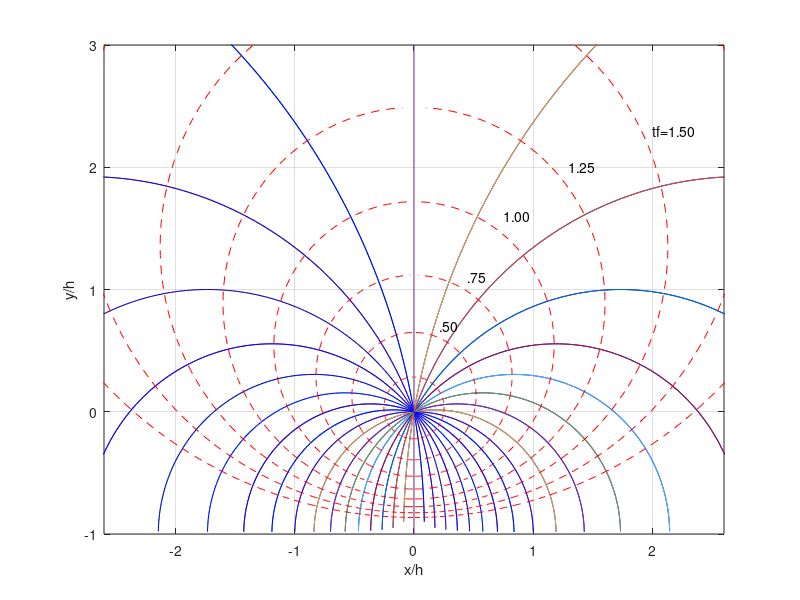

The MATLAB script that drew this image:
% Script p7_3_4.m; min time paths to x=y=0 with V=Vo(1+y/h); optimal
% paths (rays) and contours of const. tf (wavefronts); time in h/Vo, 
% (x,y) in h;                                          2/94, 7/23/02
%
% Optimal paths (rays):
c=pi/180; tho=c*[-80:10:80]; th=c*[-89:89]; N=length(th);
x1=zeros(17,N); y1=x1; un=ones(1,N);
for j=1:17; x1(j,:)=(un*sin(tho(j))-sin(th))/cos(tho(j));
 y1(j,:)=(-un*cos(tho(j))+cos(th))/cos(tho(j)); 
end 
%
% Contours of constant tf (wavefronts);
t=.25:.25:2; tho=c*[-89:89]; x=zeros(17,N); y=x;  
for j=1:8, d=exp(-t(j))*(un+sin(tho))./cos(tho);
 th=asin((d.^2-un)./(d.^2+un)); x(j,:)=(sin(tho)-sin(th))./cos(tho);
 y(j,:)=(-cos(tho)+cos(th))./cos(tho); 
end 
%
figure(1); clf; for j=1:17, plot(x1(j,:),y1(j,:),-x1(j,:),...
  y1(j,:),'b'); hold on; end; grid; axis([-2.6 2.6 -1 3])   
for j=1:8; plot(x(j,:),y(j,:),'r--',-x(j,:),y(j,:),'r--'); end 
plot([0 0],[-1 3]); hold off; xlabel('x/h'); ylabel('y/h')
text(2,2.3,'tf=1.50'); text(1.3,2.0,'1.25'); text(.75,1.6,'1.00')
text(.45,1.1,'.75'); text(.21,.7,'.50')
